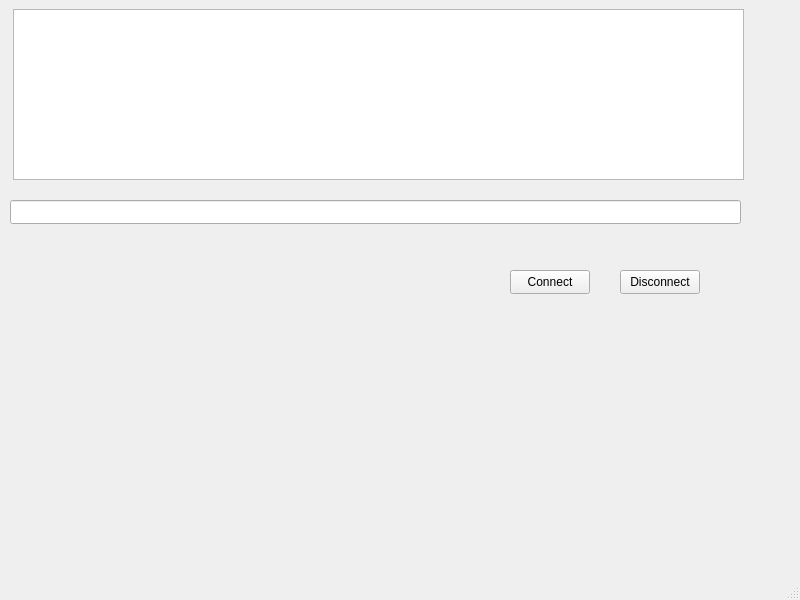
<?xml version="1.0" encoding="UTF-8"?>
<ui version="4.0">
 <class>MainWindow</class>
 <widget class="QMainWindow" name="MainWindow">
  <property name="geometry">
   <rect>
    <x>0</x>
    <y>0</y>
    <width>800</width>
    <height>600</height>
   </rect>
  </property>
  <property name="windowTitle">
   <string>MainWindow</string>
  </property>
  <widget class="QWidget" name="centralwidget">
   <widget class="QPlainTextEdit" name="plainTextEdit">
    <property name="geometry">
     <rect>
      <x>13</x>
      <y>9</y>
      <width>731</width>
      <height>171</height>
     </rect>
    </property>
   </widget>
   <widget class="QLineEdit" name="lineEdit">
    <property name="geometry">
     <rect>
      <x>10</x>
      <y>200</y>
      <width>731</width>
      <height>24</height>
     </rect>
    </property>
   </widget>
   <widget class="QPushButton" name="connect">
    <property name="geometry">
     <rect>
      <x>510</x>
      <y>270</y>
      <width>80</width>
      <height>24</height>
     </rect>
    </property>
    <property name="text">
     <string>Connect</string>
    </property>
   </widget>
   <widget class="QPushButton" name="disconnect">
    <property name="geometry">
     <rect>
      <x>620</x>
      <y>270</y>
      <width>80</width>
      <height>24</height>
     </rect>
    </property>
    <property name="text">
     <string>Disconnect</string>
    </property>
   </widget>
  </widget>
  <widget class="QMenuBar" name="menubar">
   <property name="geometry">
    <rect>
     <x>0</x>
     <y>0</y>
     <width>800</width>
     <height>21</height>
    </rect>
   </property>
  </widget>
  <widget class="QStatusBar" name="statusbar"/>
 </widget>
 <resources/>
 <connections/>
</ui>
